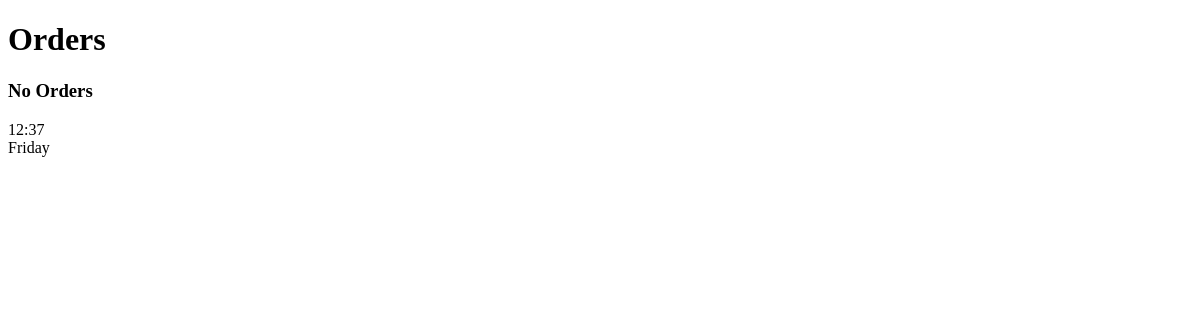
The page /shop/orders/ on the database as committed earlier.
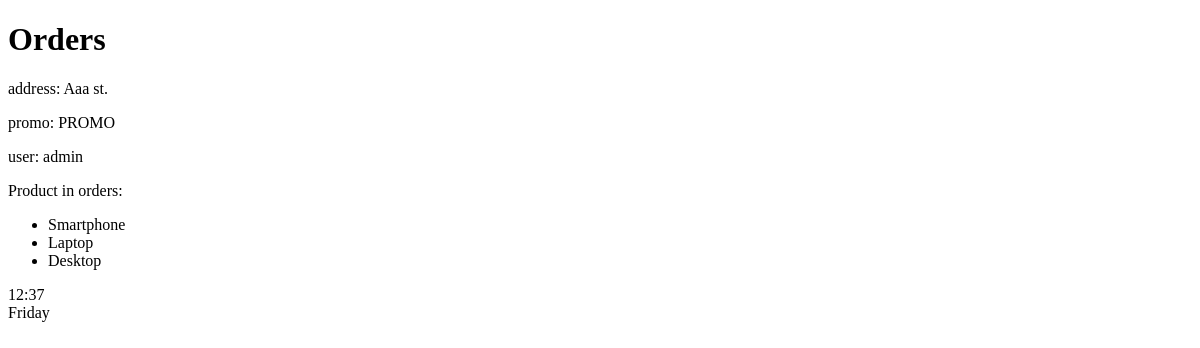
The same page on the database as committed later.
### shopapp/models.py (models this page shows, shortened)
class Order(models.Model):
    delivery_address = models.TextField(null=True, blank=True)
    promocode = models.CharField(max_length=20, null=False, blank=True)
    created_at = models.DateTimeField(auto_now_add=True)
    user = models.ForeignKey(User, on_delete=models.PROTECT)
    products = models.ManyToManyField(Product, related_name="orders")

class Product(models.Model):
    class Meta:
        ordering = ["-name"]
        verbose_name_plural = "all products"
    name = models.CharField(max_length=100)
    description = models.TextField(null=False, blank=True)
    price = models.DecimalField(default=0, max_digits=8, decimal_places=2)
    discount = models.SmallIntegerField(default=0)
    created_at = models.DateTimeField(auto_now_add=True)
    archived = models.BooleanField(default=False)

### shopapp/views.py (the view)
# urls.py: path('orders/', orders_list, name="orders_list"),
def orders_list(request: HttpRequest) -> HttpResponse:
    context = {
        "orders": Order.objects.select_related("user").prefetch_related('products').all(),
     }
    return render(request, 'shopapp/orders-list.html', context=context)

### shopapp/templates/shopapp/orders-list.html (shortened to what this page needs)
{% extends 'shopapp/base.html' %}
{% block body %}
    <h1>Orders</h1>
    {% if orders %}
        <div>
            {% for order in orders %}
                <div>
                    <p>address: {{ order.delivery_address }}</p>
                    <p>promo: {{ order.promocode }}</p>
                    <p>user: {% firstof order.user.username order.user.username %}</p>
                    <div>
                        Product in orders:
                        <ul>
                            {% for product in order.products.all %}
                                <li>{{ product.name }}</li>
                            {% endfor %}
                        </ul>
                    </div>
                </div>
            {% endfor %}
        </div>
    {% else %}
        <h3>No Orders</h3>
    {% endif %}
{% endblock %}

Rows that differ between the two databases and show on the page:
added Order: delivery_address "Aaa st.", promocode "PROMO", user.username "admin"
now on this page (row unchanged): Product: name "Smartphone"
now on this page (row unchanged): Product: name "Laptop"
now on this page (row unchanged): Product: name "Desktop"
Other text that changed with them:
text no longer shown: "No Orders"
